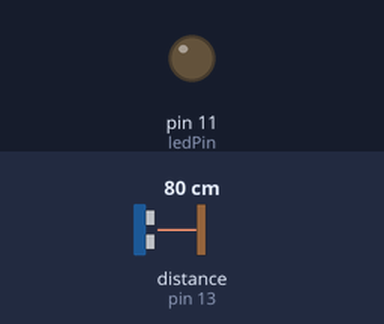
The program below on a simulated Raspberry Pi (header pin numbers). Shown: output pins drawn as LEDs (lit = HIGH). The inputs (shaded band) are chosen by the test bench; at power-on: distance to the obstacle (sensor on pin 13) 80 cm. The echo pulse lasts 58.3 µs per cm; pins used as bus, display or sensor lines are not drawn.

Above: at 1.2 s.
1.3 s: distance to the obstacle (sensor on pin 13) set to 2 cm
At 1.8 s:
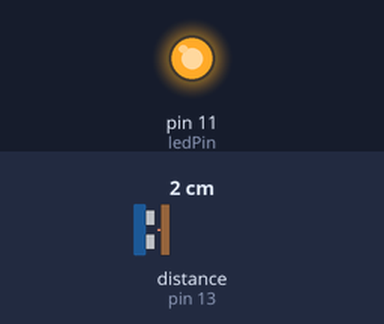
2.8 s: distance to the obstacle (sensor on pin 13) set to 4 cm
At 3.5 s:
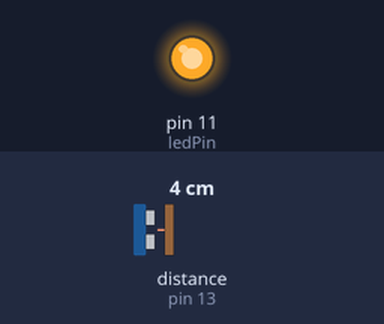
4.3 s: distance to the obstacle (sensor on pin 13) set to 18 cm
At 5.3 s:
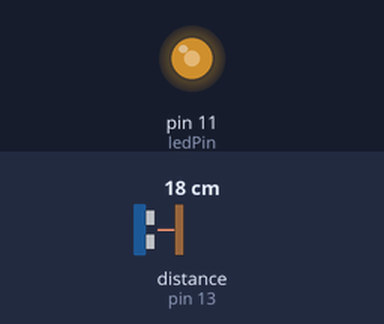
Timing chart, 0 to 7.3 s (numbered marks = the images above; inputs shaded):
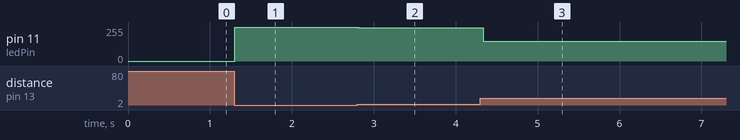

Measured:
- after the input at 1.3 s, pin 11 (ledPin): 0/255 → 255/255 at once
- after the input at 2.8 s, pin 11 (ledPin): 255/255 → 251/255 at once
- after the input at 4.3 s, pin 11 (ledPin): 251/255 → 147/255 at once

The program:

prog.py
```python
import RPi.GPIO as gpio
import time

READ_PULSE_TIMEOUT = 0xFFFFFFFF
def readPulse(pin, timeout):

    if gpio.input(pin) != gpio.HIGH:
        edgeDetected = gpio.wait_for_edge(pin, gpio.RISING, timeout=timeout)

        if edgeDetected is None:
            print("Timed out before pulse start")
            return READ_PULSE_TIMEOUT

    start = time.time_ns()

    edgeDetected = gpio.wait_for_edge(pin, gpio.FALLING, timeout=timeout)

    if edgeDetected is None:
        print("Timed out before pulse end")
        return READ_PULSE_TIMEOUT

    return time.time_ns() - start

MS_FACTOR = 1000.0
NS_FACTOR = 1000000000.0
US_FACTOR = 1000000.0

##################################

ledPin = 11
echoPin = 13
triggerPin = 15

##################################

gpio.setmode(gpio.BOARD)
gpio.setup([ledPin, triggerPin], gpio.OUT)
gpio.setup(echoPin, gpio.IN)

ledPwm = gpio.PWM(ledPin, 1000)
ledPwm.start(0)

gpio.output([ledPin, triggerPin], gpio.LOW)

##################################

try:
    while True:

        # Cause 10us pulse on trigger pin to start read
        gpio.output(triggerPin, gpio.HIGH)
        time.sleep(10 / US_FACTOR)
        gpio.output(triggerPin, gpio.LOW)

        # Determine the length of the pulse returned on the echo pin
        distance = readPulse(echoPin, 1000)
        distance /= (NS_FACTOR / US_FACTOR)

        # Normalise into some range
        normalisedDistance = (distance - 200) / 2000
        if normalisedDistance < 0:
            normalisedDistance = 0
        if normalisedDistance > 1:
            normalisedDistance = 1

        # Modulate LED duty cycle based on normalised distance
        dutyCycle = 100 * (1 - normalisedDistance)
        ledPwm.ChangeDutyCycle(dutyCycle)

        # Wait 50~60 ms to ensure echo signal is low again, per datasheet
        time.sleep(60 / MS_FACTOR)

except KeyboardInterrupt:
    pass

gpio.cleanup()
```
